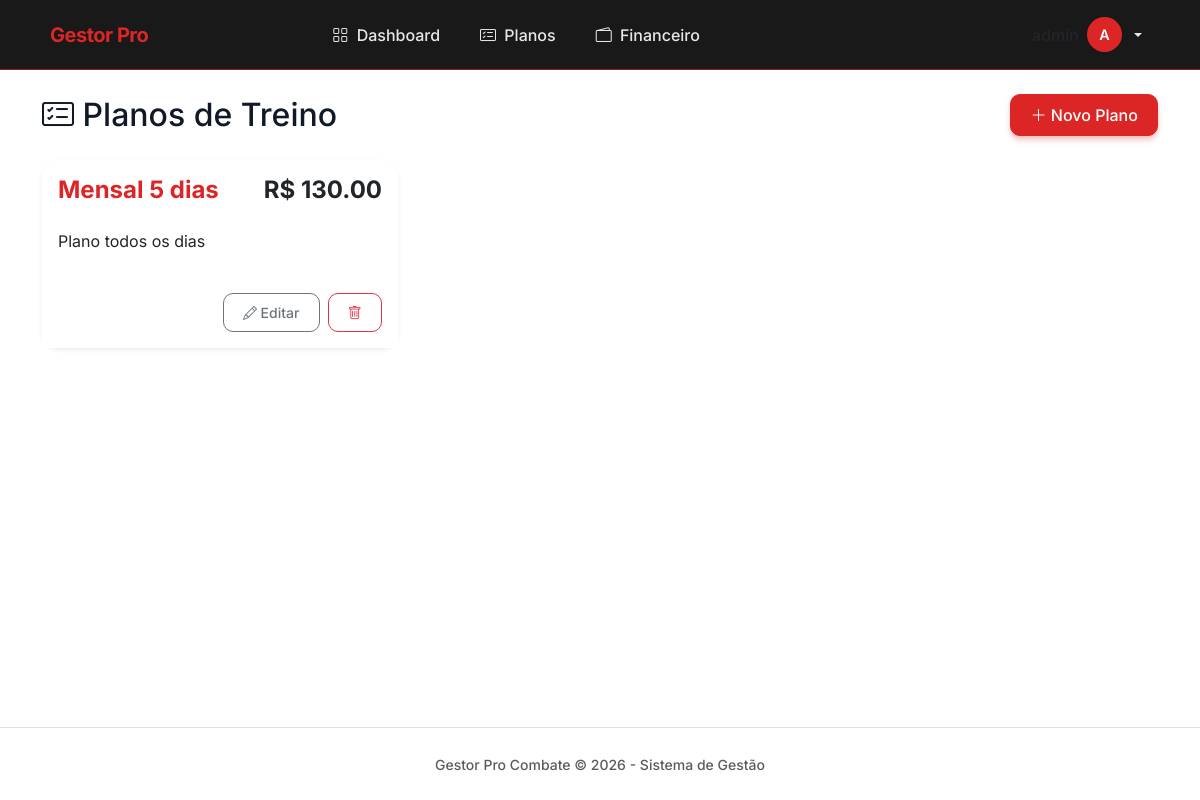
The app's page /planos/ (signed in), older data.
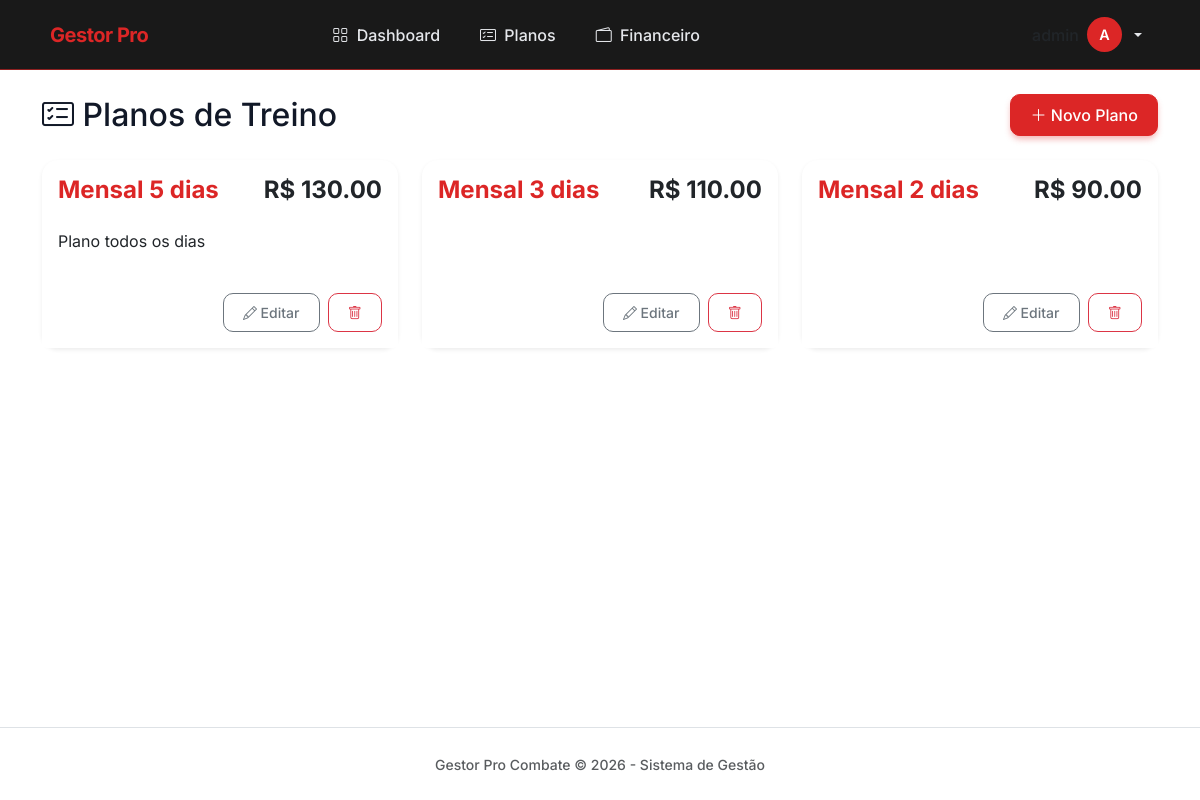
The same page, newer data.
### core/models.py (models this page shows, shortened)
class Plano(models.Model):
    nome = models.CharField(max_length=100, verbose_name="Nome do Plano")
    preco = models.DecimalField(max_digits=6, decimal_places=2, verbose_name="Preço Mensal")
    descricao = models.TextField(blank=True, verbose_name="Descrição")

### core/views.py (the view)
# urls.py: path('planos/', lista_planos, name='lista_planos'),
@login_required
def lista_planos(request):
    planos = Plano.objects.all()
    return render(request, 'core/lista_planos.html', {'planos': planos})

### core/templates/core/lista_planos.html
{% extends 'core/base.html' %}
{% block conteudo %}
<div class="d-flex justify-content-between align-items-center mb-4">
    <h2 class="mb-0"><i class="bi bi-card-checklist"></i> Planos de Treino</h2>
    <a href="{% url 'criar_plano' %}" class="btn btn-primary">
        <i class="bi bi-plus-lg"></i> Novo Plano
    </a>
</div>
<div class="row">
    {% for plano in planos %}
    <div class="col-md-6 col-lg-4 mb-3">
        <div class="card shadow-sm h-100 border-0">
            <div class="card-body">
                <div class="d-flex justify-content-between align-items-start">
                    <h4 class="card-title fw-bold text-primary">{{ plano.nome }}</h4>
                    <h4 class="fw-bold text-dark">R$ {{ plano.preco }}</h4>
                </div>
                <p class="card-text text-muted mt-2">{{ plano.descricao|linebreaks }}</p>
            </div>
            <div class="card-footer bg-white border-top-0 d-flex justify-content-end gap-2 pb-3">
                <a href="{% url 'editar_plano' plano.id %}" class="btn btn-outline-secondary btn-sm">
                    <i class="bi bi-pencil"></i> Editar
                </a>
                <a href="{% url 'excluir_plano' plano.id %}" class="btn btn-outline-danger btn-sm"
                    onclick="return confirm('Tem certeza? Se houver alunos neste plano, não será possível excluir.')">
                    <i class="bi bi-trash"></i>
                </a>
            </div>
        </div>
    </div>
    {% empty %}
    <div class="col-12">
        <div class="alert alert-info">Nenhum plano cadastrado.</div>
    </div>
    {% endfor %}
</div>
{% endblock %}

Row changes from the older to the newer data that the page shows:
added Plano: nome "Mensal 3 dias", preco "110.00"
added Plano: nome "Mensal 2 dias", preco "90.00"
